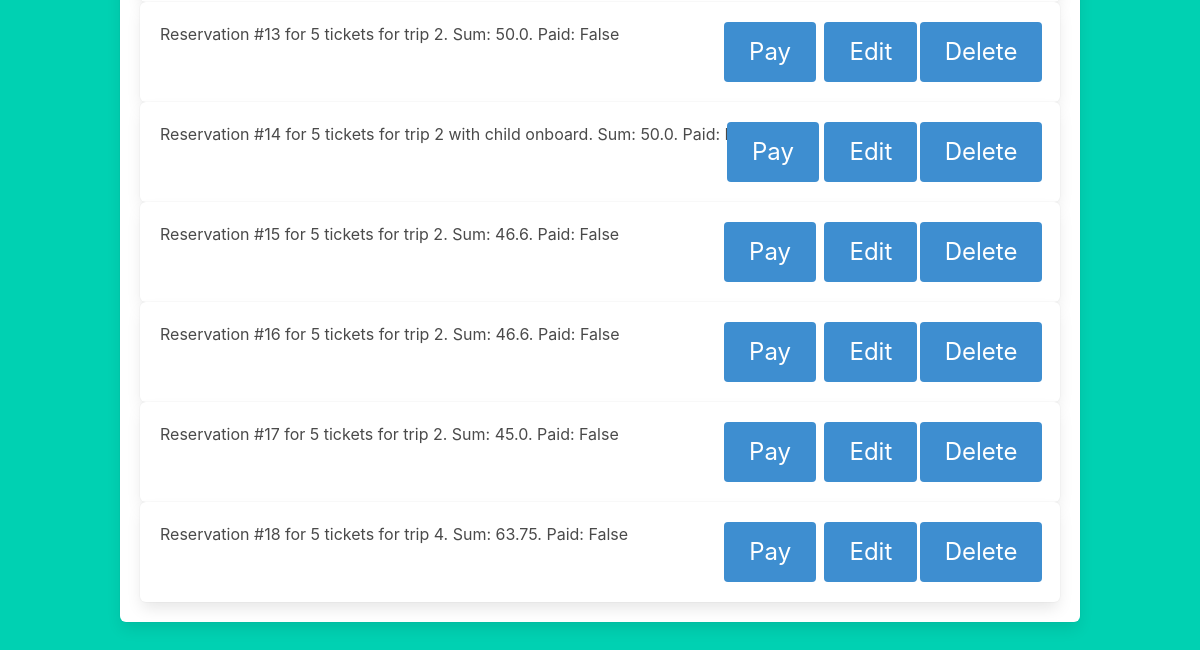
Before: /reservations/ (signed in, lower part) with the older database file.
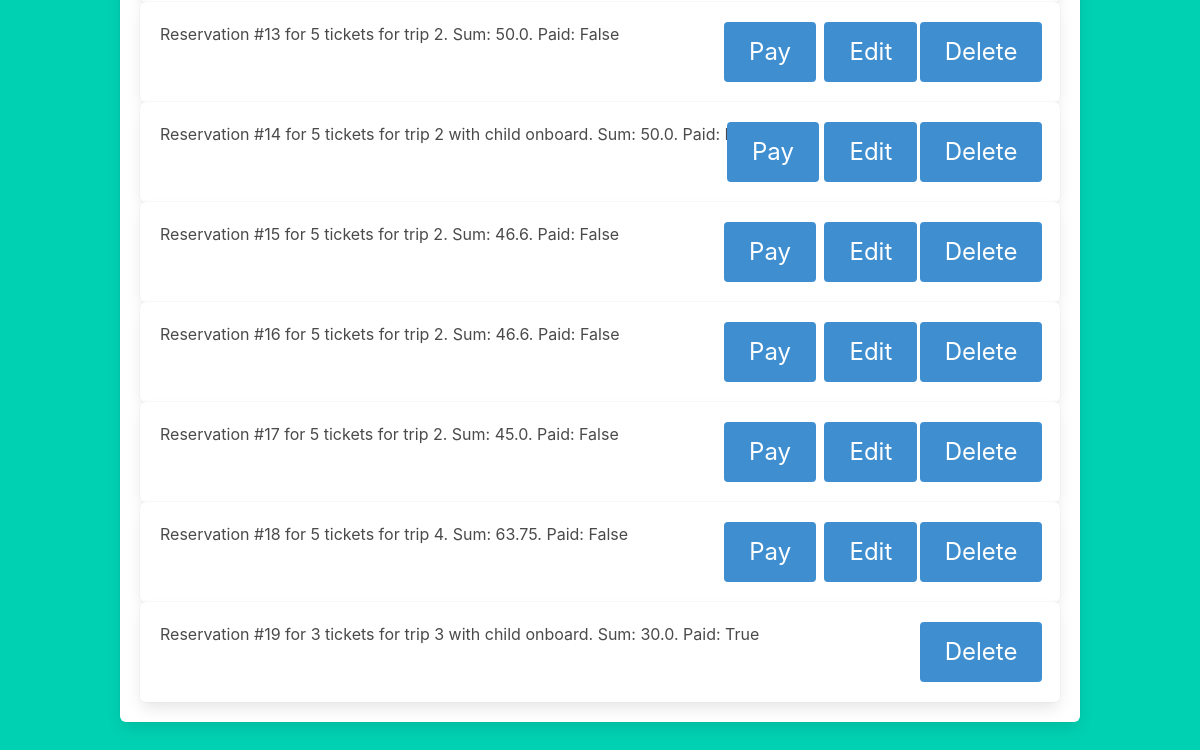
After: the same page with the newer database file.
### models/reservation.py (models this page shows, shortened)
class Reservation(db.Model):
    __tablename__ = "reservation"
    id = db.Column(db.Integer, primary_key=True)
    created_at = db.Column(db.DateTime, nullable=False, default=datetime.datetime.now())
    ticket_numbers = db.Column(db.Integer, nullable=False)
    sum_price = db.Column(db.Float, nullable=False)
    has_child = db.Column(db.Boolean, nullable=False, default=False)
    is_paid_for = db.Column(db.Boolean, nullable=False, default=False)
    trip_id = db.Column(db.Integer, db.ForeignKey("trip.id"), nullable=False)
    user_id = db.Column(db.Integer, db.ForeignKey("user.id"), nullable=False)
    def __repr__(self):
        return "Reservation #%s for %s tickets for trip %s%s. Sum: %s. Paid: %s" % (
            self.id,
            self.ticket_numbers,
            self.trip_id,
            (" with child onboard" if self.has_child else ""),
            self.sum_price,
            self.is_paid_for,
        )

### reservations.py (the view)
@reservations.route("/reservations/")
@login_required
def list():
    if current_user.is_admin:
        reservations = Reservation.query.all()
    else:
        reservations = Reservation.query.filter_by(user_id=current_user.id)
    paid_reservations = []
    for reservation in reservations:
        if not reservation.is_paid_for and (
            (datetime.datetime.now() - reservation.created_at).days > 7
        ):
            db.session.delete(reservation)
            continue
        paid_reservations.append(reservation)
    return render_template("/reservations/list.html", reservations=paid_reservations)

### templates/reservations/list.html (shortened to what this page needs)
{% extends "base.html" %}
{% block content %}
<div class="is-offset-4">
    <div class="box">
        {% if current_user.is_authenticated %}
        <ul>
            {% for reservation in reservations %}
            <li>
                <div class="box">
                    <div style="float: left">
                        {{reservation}}
                    </div>
                    <div style="display: flex; justify-content: flex-end;">
                        {% if not reservation.is_paid_for %}
                        <form style="display:inline-block;" method="POST" action="/reservations/{{reservation.id}}/pay">
                            <div class="field">
                                <button class="button is-block is-info is-large">Pay</button>
                            </div>
                        </form>
                        <a href=" {{ url_for('reservations.edit', id=reservation.id) }}" class="button is-info is-large"
                            style="margin-left: 2%">Edit</a>
                        {% endif %}
                        <form style="display:inline-block;" method="POST"
                            action="/reservations/{{reservation.id}}/delete">
                            <div class="field">
                                <button class="button is-block is-info is-large"
                                    style="margin-left: 2%;">Delete</button>
                            </div>
                        </form>
                    </div>
                </div>
            </li>
            {% endfor %}
        </ul>
        {% endif %}
    </div>
</div>
{% endblock %}

Changed rows visible on the page:
added Reservation: id+ticket_numbers+trip "Reservation #19 for 3 tickets for trip 3 with child onboard. Sum: 30.0. Paid: True"
